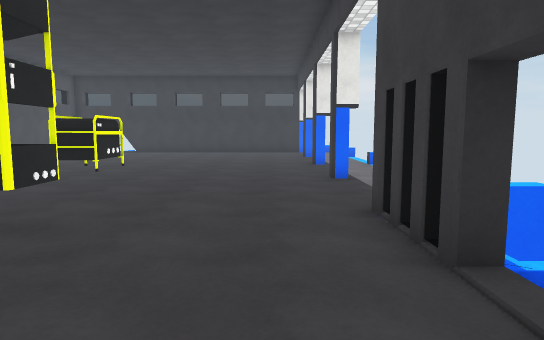
[1] (above)

17 first-person views from a walk through a Unity game level. The camera is 1.3 m above the floor, tilts 6° down and sees 75° across. The floor is counted in squares, 1 m on a side. Each view is taken from the middle of a square. On the plan, view 1 faces up. The plan holds only what a view shows up to about 15 squares ahead; the rest is blank. The place goes on beyond the plan. Some animated figures are not drawn. Door leaves are left out, so doorways stand open. Surface patterns are stand-ins for the level's own textures.

[2]
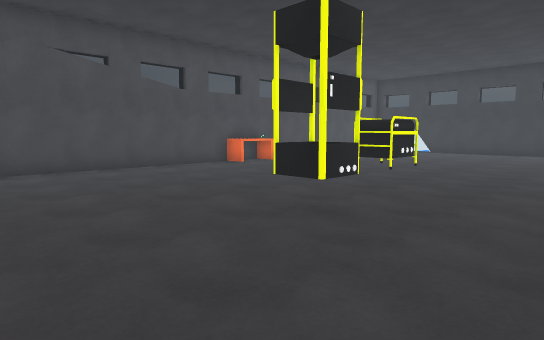

[3]
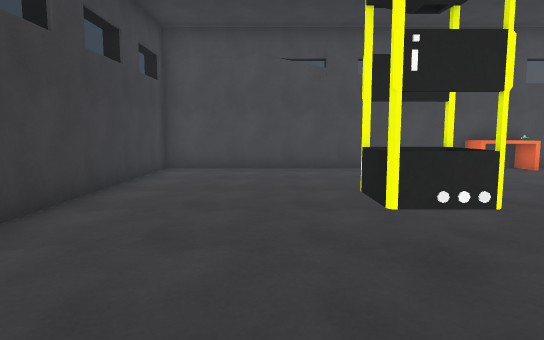

[4]
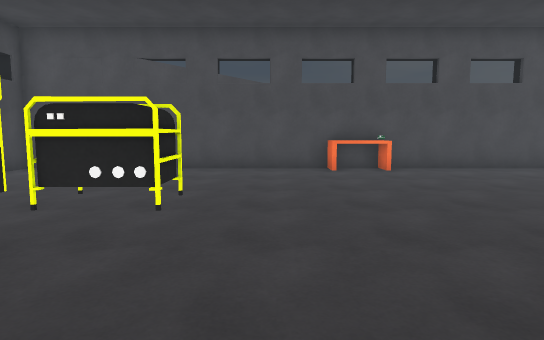

[5]
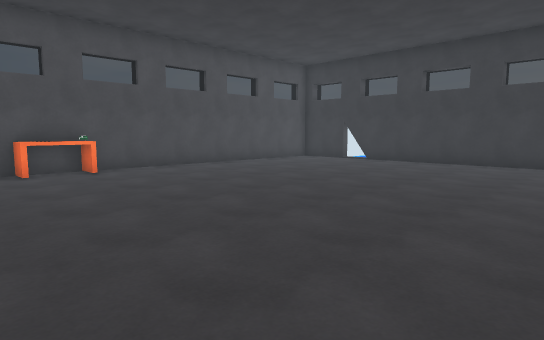

[6]
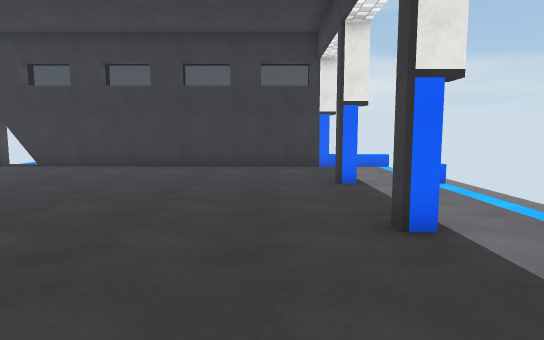

[7]
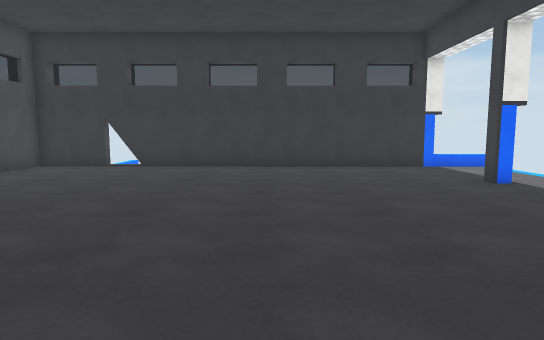

[8]
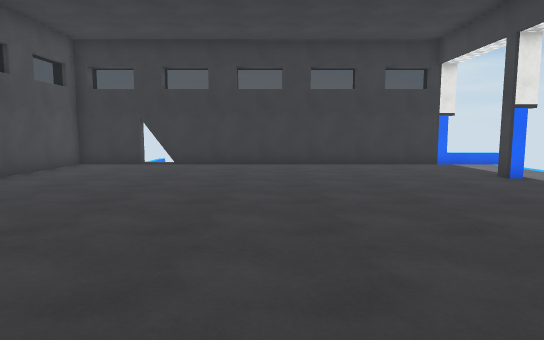

[9]
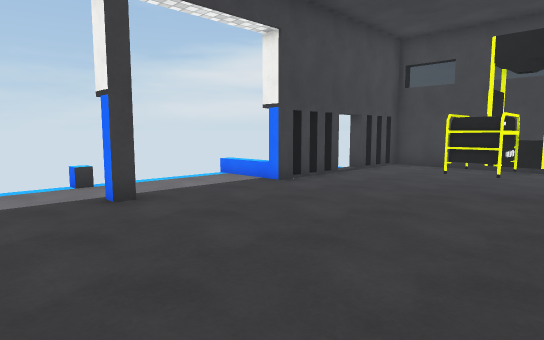

[10]
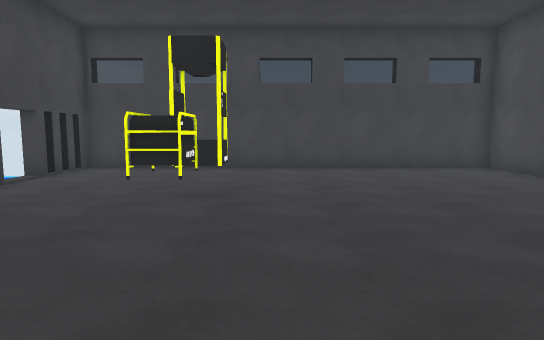

[11]
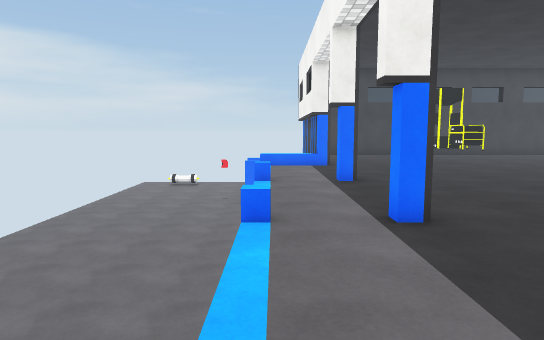

[12]
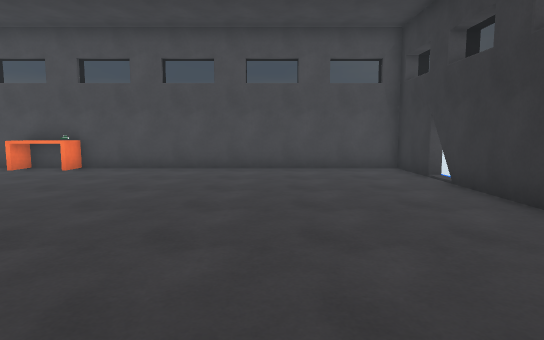

[13]
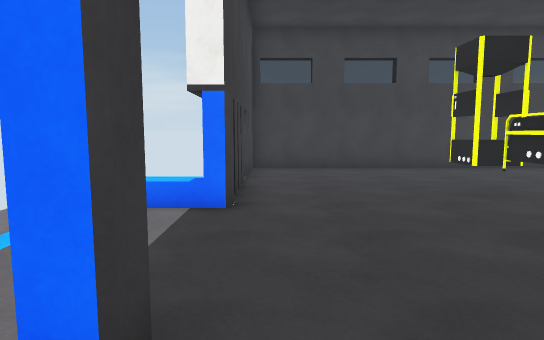

[14]
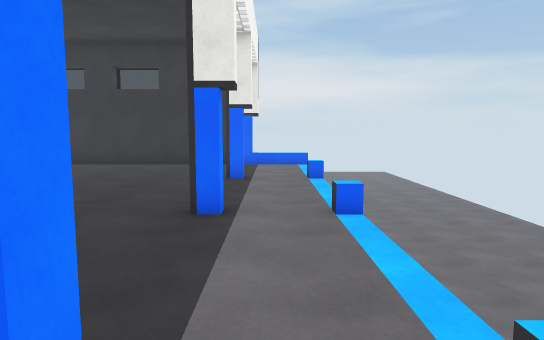

[15]
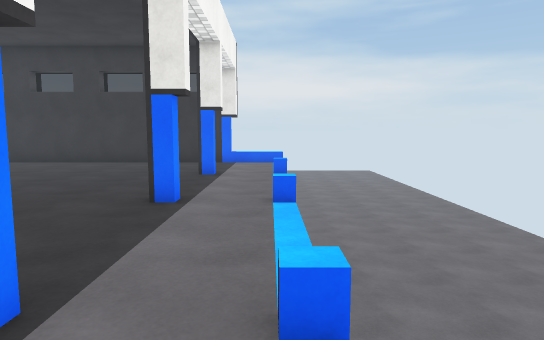

[16]
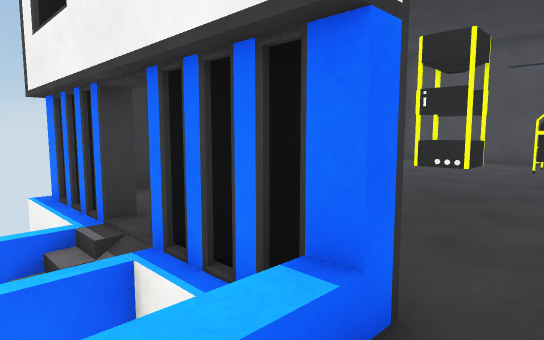

[17]
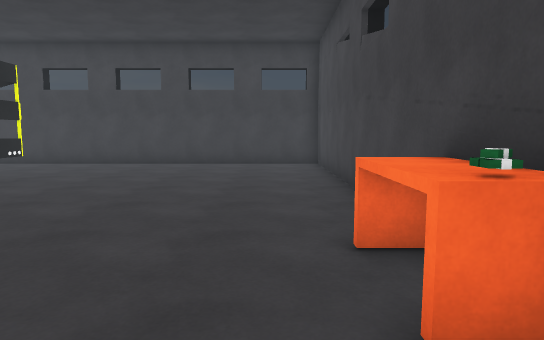

### Floor plan
Key: @ floor where view 1 was taken; # wall or solid block; . main floor; - floor 0.5 m lower than the main floor; _ floor 2 m lower than the main floor; D open door; = window, fence, low wall or low ledge; v drop or lower ground; B bag; T table; O other object.
Columns run from 13 left of view 1 to 6 right of it. Each row starts with its distance up from view 1.
 24 ###DD###########vv
 23 #.................
 22 #.................v_
 21 #.................v_
 20 #.................v_
 19 #..............#..v_
 18 #.................v_
 17 #................. _
 16 #................. _
 15 #..............#..v_
 14 #.................v_
 13 #.................v_
 12 #B................v_
 11 #T................v_
 10 #T.............#..v_
  9 #.................v_
  8 #.................v_
  7 #........OO.......v_
  6 #........OO.......v_
  5 #........OO....#
  4 #........OO....#
  3 #..............D=#
  2 #..............D-#
  1 #..............#
  0 #............@.#
 -1 ################

Where each view was taken, in squares from view 1:
view 1: 0 up, 0 right, facing up
view 2: 0 up, 0 right, facing up-left
view 3: 3 up, 0 right, facing left
view 4: 8 up, 0 right, facing left
view 5: 8 up, 0 right, facing up-left
view 6: 10 up, 0 right, facing up
view 7: 10 up, 4 left, facing up
view 8: 9 up, 5 left, facing up
view 9: 13 up, 5 left, facing down-right
view 10: 12 up, 5 left, facing down
view 11: 20 up, 4 right, facing down
view 12: 19 up, 0 right, facing left
view 13: 12 up, 1 right, facing down
view 14: 9 up, 3 right, facing up
view 15: 8 up, 4 right, facing up
view 16: 7 up, 4 right, facing down-left
view 17: 14 up, 11 left, facing down
